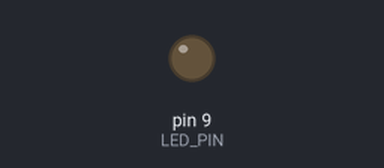
Simulated run of this sketch. Board: Arduino Uno, built with avr-gcc and run on an emulated ATmega328P. On the bench: output pins drawn as LEDs (lit = HIGH). Pins used as bus, display or sensor lines are not drawn.

Above: at 0.15 s.
Timing chart, 0 to 1.6 s (numbered marks = the images above):
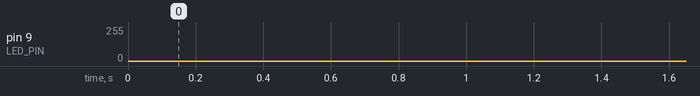

The sketch:

pwm_dimming_led.ino
```cpp
// (licence header left out)
// See wokwi link for layout and to test functionality
// https://wokwi.com/projects/407555272630754305

#include <avr/io.h>
#include <avr/interrupt.h>

#define LED_PIN 9
#define MODE_PIN 7

volatile uint8_t mode = 0;

void configureTimers() {
    TCCR1A = (1 << COM1A1) | (1 << WGM11);
    TCCR1B = (1 << WGM13) | (1 << WGM12) | (1 << CS11);
    ICR1 = 1023;

    TCCR2A = (1 << WGM21);
    TCCR2B = (1 << CS22) | (1 << CS21) | (1 << CS20);
    OCR2A = 255;
    TIMSK2 = (1 << OCIE2A);
} // Configures Timer1 and Timer2 for PWM and interrupts

void configurePins() {
    pinMode(LED_PIN, OUTPUT);
    pinMode(MODE_PIN, OUTPUT);
} // Configures LED_PIN and MODE_PIN as outputs

void setup() {
    configureTimers();
    configurePins();
    sei(); // Enables global interrupts
} // Sets up timers, pins, and interrupts

void updateMode() {
    mode = (mode + 1) % 3;
    digitalWrite(MODE_PIN, HIGH);
    digitalWrite(MODE_PIN, LOW);
} // Updates mode and toggles MODE_PIN

void rampUp() {
    for (int i = 0; i < 1024; i++) {
        OCR1A = i;
        delay(1);
    }
} // Ramps up the PWM signal

void rampDown() {
    for (int i = 1023; i >= 0; i--) {
        OCR1A = i;
        delay(1);
    }
} // Ramps down the PWM signal

void pulse() {
    for (int i = 0; i < 1024; i++) {
        OCR1A = i;
        delay(1);
    }
    for (int i = 1023; i >= 0; i--) {
        OCR1A = i;
        delay(1);
    }
} // Pulses the PWM signal

ISR(TIMER2_COMPA_vect) {
    updateMode();
} // Timer2 interrupt service routine

void loop() {
    switch (mode) {
        case 0:
            rampUp();
            break;
        case 1:
            rampDown();
            break;
        case 2:
            pulse();
            break;
    }
} // Executes mode-specific PWM patterns
```
